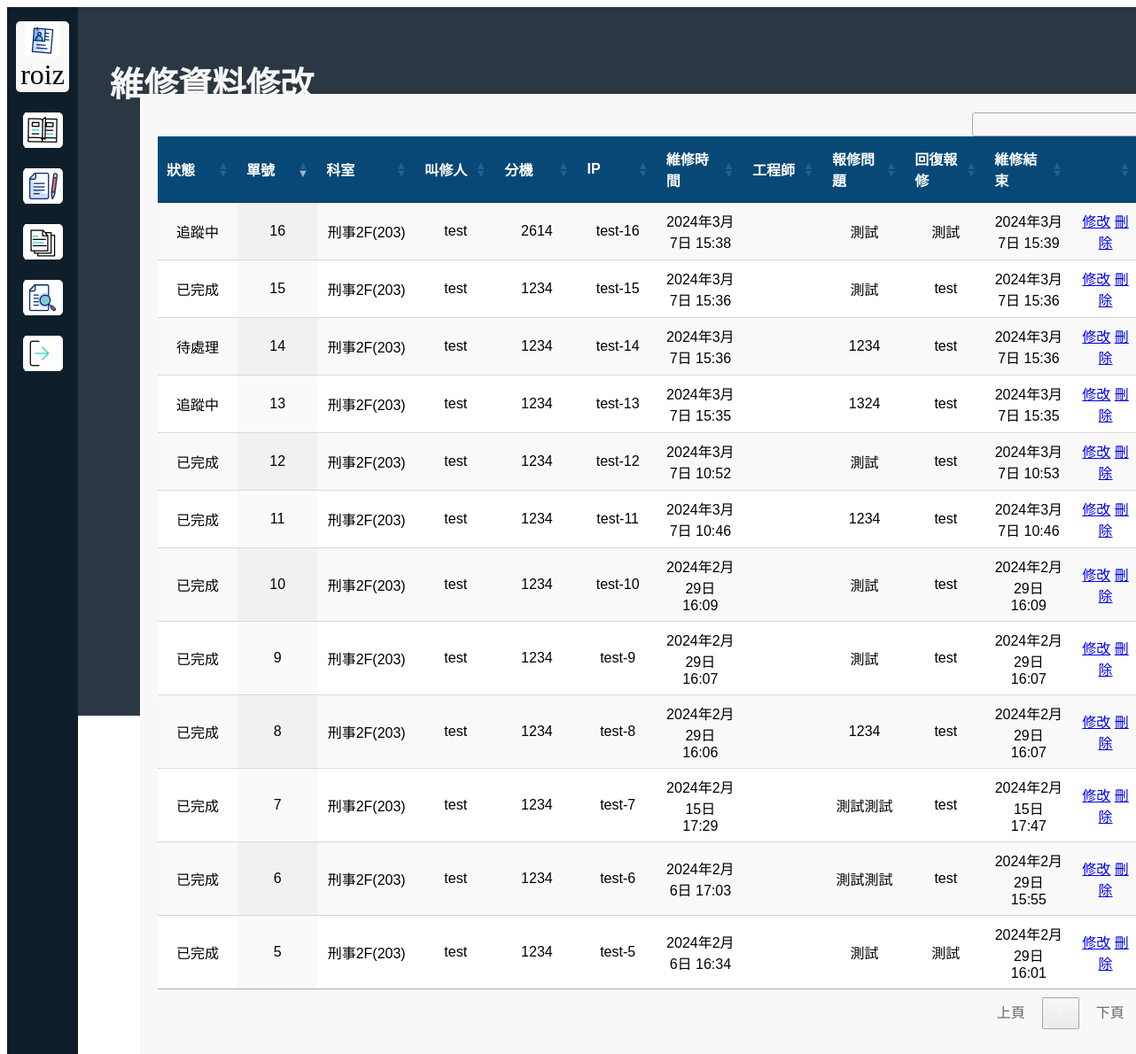
The page /inquire/ (signed in) on the database as committed earlier.
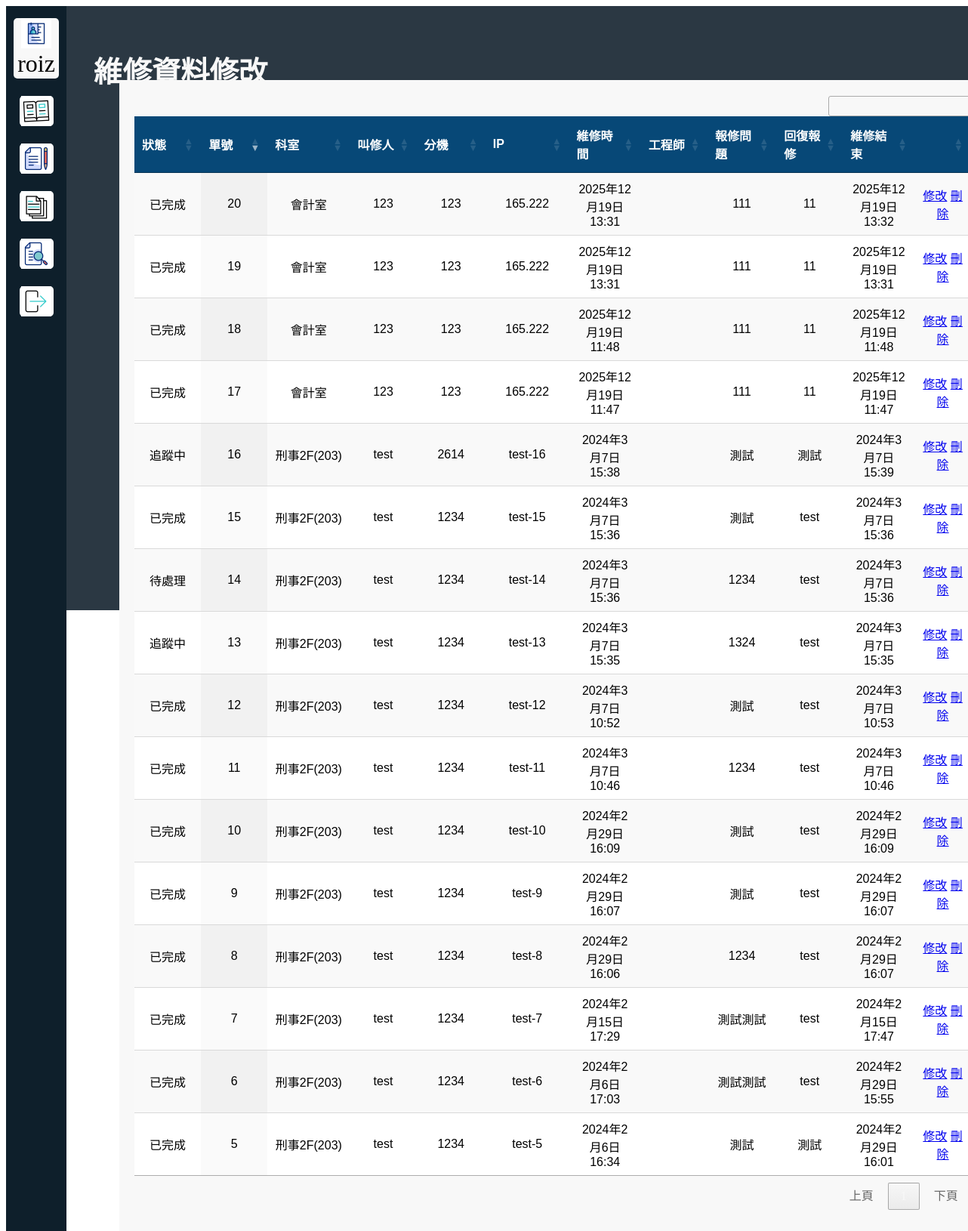
The same page on the database as committed later.
### repair/models.py (models this page shows, shortened)
class Repair(models.Model):
    ip = models.CharField(verbose_name="IP",max_length=255)
    ext = models.IntegerField(verbose_name="分機")
    name = models.CharField(verbose_name="叫修人",max_length=10)
    share = models.CharField(verbose_name="股別",max_length=255)
    jt = models.ForeignKey(verbose_name="職稱", to=Job_title, on_delete=models.CASCADE)
    repair_user = models.ForeignKey(User, on_delete=models.CASCADE, verbose_name="維修工程師", null=True, blank=True)
    location = models.ForeignKey(verbose_name="位置", to=Location, on_delete=models.CASCADE)
    F = models.IntegerField(verbose_name="樓層", default=0)
    office = models.CharField(verbose_name="科室",max_length=255)
    Q = models.CharField(verbose_name="報修問題",max_length=255)
    A = models.CharField(verbose_name="回復報修",max_length=255)
    state = models.ForeignKey(verbose_name="狀態", to=State, on_delete=models.CASCADE)
    start = models.DateTimeField(verbose_name="維修時間", auto_now=True)#每次更新就會更新時間
    finish = models.DateTimeField(verbose_name="維修結束", null=True, blank=True)
    class Meta:
        verbose_name_plural = "維修單"

class State(models.Model):
    name = models.CharField(verbose_name="狀態",max_length=5)
    def __str__(self):
        return self.name
    class Meta:
        verbose_name_plural = "狀態"

### repair/views.py (the view, shortened to what this page needs)
# urls.py: path('inquire/', inquire, name='inquire'),
@login_required
def inquire(request):
    inquires = Repair.objects.all()
    context = {
        'inquires': inquires
    }
    return render(request, 'Inquire.html', context)

### templates/Inquire.html (shortened to what this page needs)
{% load static %}
{% block content %}
<link rel="stylesheet" href="{% static 'css/syindex.css' %}">
<link rel="stylesheet" href="{% static 'css/sheet.css' %}">
 <link rel="stylesheet" type="text/css" href="https://cdn.datatables.net/1.10.22/css/jquery.dataTables.min.css"/>
{% if request.user.is_authenticated %}
<nav id="nav">
    <ul>
      <li>
        <a class="meicon" id="workspace" ><img src="{% static 'img/dossier.gif' %}" width="40" height="40">{{request.user}}</a>
      </li>
      <li>
        <a class="icon" id="statistics" href="{% url 'index' %}"><img src="{% static 'img/book.gif' %}" width="40" height="40"></a>
      </li>
      <li>
        <a class="icon" id="config" href="{% url 'repair' %}"><img src="{% static 'img/edit.gif' %}" width="40" height="40"></a>
      </li>
      <li>
        <a class="icon" id="config" href="{% url 'inquire' %}"><img src="{% static 'img/document.gif' %}" width="40" height="40"></a>
      </li>
      <li>
        <a class="icon" id="config" href="{% url 'inquire' %}"><img src="{% static 'img/search-file.gif' %}" width="40" height="40"></a>
      </li>
      <li>
        <a class="icon" id="statistics" href="{% url 'logout' %}"><img src="{% static 'img/logout.gif' %}" width="40" height="40"></a>
      </li>
    </ul>
  </nav>
    {% endif %}
  <div id="workspace">
    <div id="title">
      <h1>維修資料修改</h1>
    </div>
    <div id="content">
      <div id="welcome">
<form action="" method="POST">
    <table width="auto" align="center" cellpadding="0" cellspacing="0" id="DataTalbe"  class="display"  >
    <thead class="thead-dark">
    <tr>
        <th>狀態</th>
        <th>單號</th>
        <th>科室</th>
        <th>叫修人</th>
        <th>分機</th>
        <th>IP</th>
        <th>維修時間</th>
        <th>工程師</th>
        <th>報修問題</th>
        <th>回復報修</th>
        <th>維修結束</th>
        <th></th>
    </tr>
    </thead>
    <tbody>
    {% for repair in inquires %}
        <tr>
        <td>{{ repair.state }}</td>
        <td>{{ repair.id }}</td>
        <td>{{ repair.office }}</td>
        <td>{{ repair.name }}</td>
        <td>{{ repair.ext }}</td>
        <td>{{ repair.ip }}</td>
        <td>{{ repair.start }}</td>
        <td>{{ repair.repairUser }}</td>
        <td>{{ repair.Q }}</td>
        <td>{{ repair.A }}</td>
        <td>{{ repair.finish }}</td>
        <td>
            <a href="{% url 'update' repair.id %}" class="btn btn-success">修改</a>
            <a href="{% url 'delete' repair.id %}" class="btn btn-warning">刪除</a>
        </td>
        </tr>
        {% endfor %}
        </tbody>
        </table>
</form>
</div>
</div>
</div>
{% endblock  %}

### static/css/syindex.css (style rules this page uses)
nav { width: 80px; height: 100%; position: fixed; background: #0e1f2b; z-index: 2; }
nav ul { list-style: none; padding: 0 0 0 0; }
nav .icon { width: 45px; height: 40px; display: block; margin: 0 auto -15px auto; background: #f8f8f8; border-radius: 5px; cursor: pointer; line-height: 40px; text-align: center; font-size: 2em; }
nav .meicon { width: 60px; height: 80px; display: block; margin: 0 auto -15px auto; background: #f8f8f8; border-radius: 5px; cursor: pointer; line-height: 40px; text-align: center; font-size: 2em; }
nav a { text-decoration: none; }
div#workspace { width: 100%; height: 100%; padding: 0 0 0 80px; background: #2b3843; }
div#title { max-width: 100%; height: 67.5px; color: #f8f8f8; font-family: 'Bitter', sans-serif; padding : 30px 0 0 36px; font-size: 1.2em; font-weight: 400; }
div#content { width: 70%; margin: 0 0 0 0; float:left; z-index: 0; color: #f8f8f8; }
div#welcome { width: 125%; margin: 0 0 0 70px; padding: 20px; background: #f8f8f8; border-radius: 5px; }

### static/css/sheet.css (style rules this page uses)
table { font-family: 'Oswald', sans-serif; border-collapse:collapse; }
th { background-color: #074877; color:#ffffff; width:25vw; height:75px; }
td { background-color:#ffffff; width:25vw; height:50px; text-align:center; }
tr { border-bottom: 1px solid #dddddd; }
tr:last-of-type { border-bottom: 2px solid #044750; }
tr:nth-of-type(even) td { background-color:#ffffff; }

Rows that differ between the two databases and show on the page:
added Repair: state "已完成", id "17", office "會計室", name "123", ext "123", ip "165.222", start "2025年12月19日 11:47", Q "111", A "11", finish "2025年12月19日 11:47"
added Repair: state "已完成", id "18", office "會計室", name "123", ext "123", ip "165.222", start "2025年12月19日 11:48", Q "111", A "11", finish "2025年12月19日 11:48"
added Repair: state "已完成", id "19", office "會計室", name "123", ext "123", ip "165.222", start "2025年12月19日 13:31", Q "111", A "11", finish "2025年12月19日 13:31"
added Repair: state "已完成", id "20", office "會計室", name "123", ext "123", ip "165.222", start "2025年12月19日 13:31", Q "111", A "11", finish "2025年12月19日 13:32"
